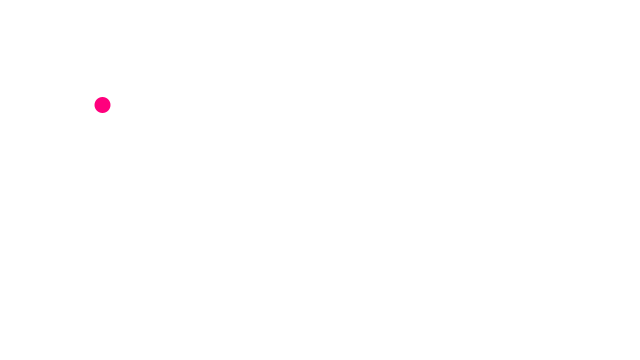
Frame 1 (no input)
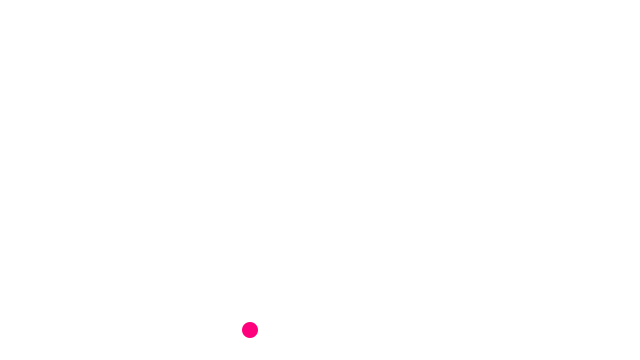
Frame 60 (the mouse pressed at the canvas centre just before this capture)
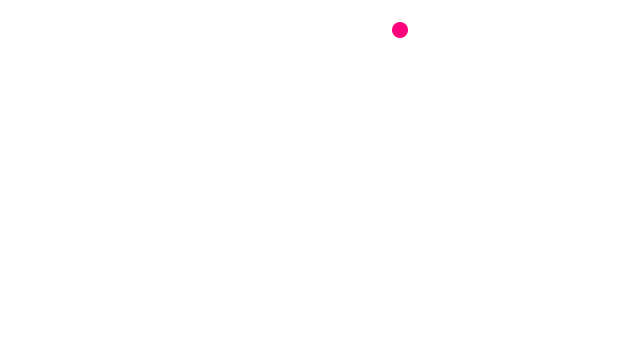
Frame 120 (the mouse held since frame 60 and released just before this capture)

The Processing sketch that drew these frames (run headless with seeded random() and noise(); from frame 60 on, the mouse is pressed at the canvas centre):

// Processing sketch: sketch_1_2_Bouncing_Ball_
// ── sketch_1_2_Bouncing_Ball_.pde
PVector location;
PVector velocity;

void setup() {

  size(640, 360);
  location = new PVector(100, 100);
  velocity = new PVector(2.5, 5);
}

void draw() {
  background(255);

  location.add(velocity);

  if ((location.x > width) || (location.x < 0)) {
    velocity.x = velocity.x * -1;
  }
  if ((location.y > height) || (location.y < 0)) {
    velocity.y = velocity.y * -1;
  }

  noStroke();
  fill(255, 0, 125);
  ellipse(location.x, location.y, 16, 16);
}
